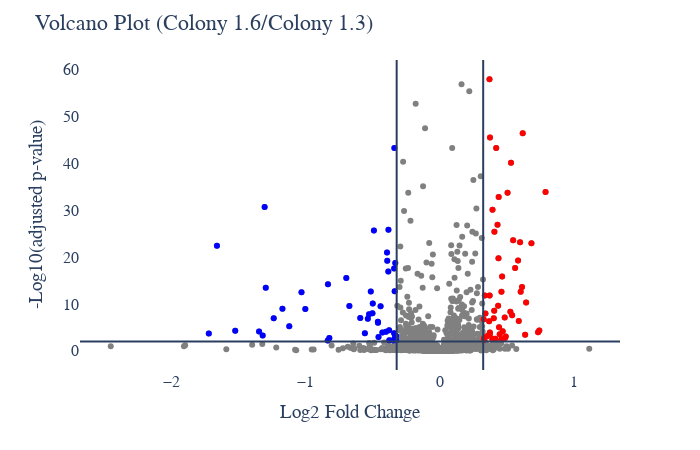

Source (notebook cell):
### Code cell
# Protein Abundance Volcano plot
plot_options={
            "compare groups": ["Colony 1.3","Colony 1.6"],
            "title": "Volcano Plot",
            "X Title": "Log2 Fold Change",
            "Y Title": "-Log10(adjusted p-value)",
            "up color": "red",
            "down color": "blue",
            "all color": "gray",
            "width": 700,
            "height": 450,
            "font": dict(size=16, family="Arial black"),
            "ylimits": [],
            "xlimits": []
        }
figure, _, _ =volcano_plots(data_obj, plot_options, saved_settings,missing_values_max=33,username="10min_funky")
figure.show()

### Figure 1 — Plotly figure (JSON) as saved in the notebook; plotly's stock layout.template omitted (floating-point values rounded to 4 significant figures; data arrays with more than 128 entries replaced by an {"elided": "..."} marker saying what was removed)
{"data": [{"hovertemplate": "%{text}<br>x=: %{x} <br>y=: %{y}", "legendgroup": "", "marker": {"color": "#636efa", "symbol": "circle"}, "mode": "markers", "name": "", "orientation": "v", "showlegend": false, "type": "scatter", "xaxis": "x", "yaxis": "y"}, {"hovertemplate": "%{text}<br>x=: %{x} <br>y=: %{y}", "marker": {"color": "gray"}, "mode": "markers", "text": {"elided": "1510 str values"}, "type": "scatter", "x": {"elided": "1510 float values"}, "y": {"elided": "1510 float values"}}, {"hovertemplate": "%{text}<br>x=: %{x} <br>y=: %{y}", "marker": {"color": "blue"}, "mode": "markers", "text": ["A0A075B759", "A6NMY6", "O15047", "O75146", "P00374", "P01040", "P01857", "P02545", "P02768", "P04080", "P04792", "P06702", "P07339", "P07355", "P07477", "P08670", "P10599", "P15924", "P18206", "P20618", "P25786", "P25787", "P25789", "P28072", "P29966", "P31947", "P33991", "P41250", "P42695", "P42771", "P53396", "P61626", "P69905", "P81605", "Q01581", "Q09666", "Q15149", "Q4FZB7", "Q7Z7A4", "Q8NHP8", "Q8WZ79", "Q99436", "Q9GZV4", "Q9H501", "Q9NPH2", "Q9P1U1", "Q9UK12", "Q9UPR0"], "type": "scatter", "x": [-0.3392, -0.5366, -0.4913, -0.3366, -0.5021, -1.03, -1.346, -0.4998, -0.8333, -0.593, -0.6739, -0.8349, -1.319, -0.5274, -0.3919, -1.66, -0.6969, -1.72, -0.4617, -0.4571, -0.3268, -0.3765, -0.4014, -0.3408, -0.5585, -0.461, -0.3319, -0.3423, -0.3937, -0.3329, -0.5145, -1.172, -0.823, -1.305, -1.002, -0.3324, -0.3842, -1.121, -1.296, -0.3409, -1.523, -0.3255, -0.3831, -1.237, -0.3479, -0.4284, -0.4417, -0.3779], "y": [43.3, 6.854, 25.7, 12.72, 7.987, 12.5, 4.098, 10.11, 14.22, 7.005, 9.541, 2.208, 3.266, 7.785, 19.2, 22.41, 15.56, 3.698, 6.208, 2.949, 3.161, 2.231, 4.076, 3.757, 3.734, 5.96, 3.299, 2.322, 20.98, 2.863, 12.67, 8.989, 2.697, 30.68, 8.917, 18.72, 16.9, 5.218, 13.46, 17.54, 4.256, 2.239, 25.85, 6.914, 2.195, 3.904, 9.499, 4.37]}, {"hovertemplate": "%{text}<br>x=: %{x} <br>y=: %{y}", "marker": {"color": "red"}, "mode": "markers", "text": ["O00429", "O43396", "O75947", "O75964", "P00167", "P00338", "P01889", "P05023", "P06576", "P06730", "P07195", "P07237", "P08195", "P08758", "P13637", "P13667", "P14618", "P14625", "P16104", "P22492", "P23284", "P25705", "P27797", "P30101", "P30613", "P35232", "P46063", "P48047", "P50213", "P52292", "P53804", "P55060", "P56385", "Q13733", "Q14103", "Q14257", "Q15005", "Q15102", "Q15691", "Q16775", "Q71DI3", "Q86VS8", "Q8IUE6", "Q969P6", "Q99623", "Q9BUP0", "Q9BXS9", "Q9H9B4", "Q9NQG5", "Q9NY12", "Q9Y2B0", "Q9Y305"], "type": "scatter", "x": [0.4823, 0.4401, 0.5868, 0.4332, 0.4564, 0.4055, 0.7396, 0.3253, 0.4372, 0.5242, 0.5291, 0.4358, 0.7305, 0.4628, 0.445, 0.6011, 0.4188, 0.6162, 0.3727, 0.5034, 0.6809, 0.4286, 0.5449, 0.786, 0.3914, 0.5814, 0.3496, 0.4041, 0.3689, 0.3899, 0.458, 0.5963, 0.3716, 0.4672, 0.3342, 0.4901, 0.3711, 0.6342, 0.3701, 0.3297, 0.3687, 0.4122, 0.4006, 0.3388, 0.6108, 0.5598, 0.6414, 0.5372, 0.4841, 0.3276, 0.3954, 0.3663], "y": [7.113, 5.025, 6.365, 9.587, 2.477, 25.39, 4.316, 6.735, 32.84, 8.317, 40.14, 19.75, 3.939, 15.86, 3.512, 12.58, 43.3, 46.45, 45.51, 33.73, 22.93, 26.89, 23.6, 33.91, 30.12, 19.28, 3.092, 8.561, 3.473, 2.484, 12.61, 23.14, 3.873, 4.16, 11.82, 3.054, 3.654, 3.408, 11.81, 2.322, 57.96, 2.582, 6.961, 7.942, 13.62, 17.67, 10.31, 7.564, 2.746, 2.674, 2.576, 6.29]}], "layout": {"font": {"family": "Arial black", "size": 16}, "height": 450, "legend": {"tracegroupgap": 0}, "margin": {"t": 60}, "paper_bgcolor": "white", "plot_bgcolor": "white", "shapes": [{"type": "line", "x0": 0, "x1": 1, "xref": "x domain", "y0": 2, "y1": 2, "yref": "y"}, {"type": "line", "x0": 0.3219, "x1": 0.3219, "xref": "x", "y0": 0, "y1": 1, "yref": "y domain"}, {"type": "line", "x0": -0.3219, "x1": -0.3219, "xref": "x", "y0": 0, "y1": 1, "yref": "y domain"}], "showlegend": false, "title": {"text": "Volcano Plot (Colony 1.6/Colony 1.3)"}, "width": 700, "xaxis": {"anchor": "y", "domain": [0, 1], "title": {"text": "Log2 Fold Change"}}, "yaxis": {"anchor": "x", "domain": [0, 1], "title": {"text": "-Log10(adjusted p-value)"}}}}
